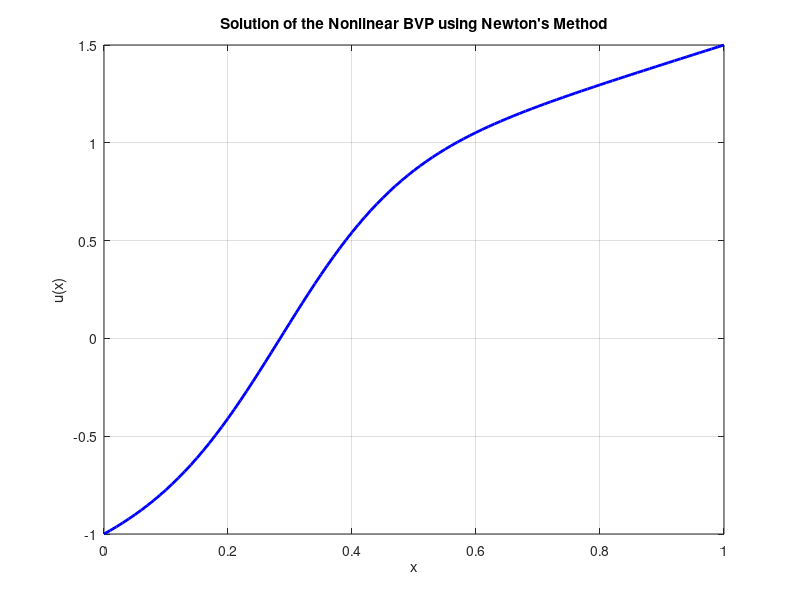

MATLAB code to generate this figure:
clc; clear; close all;

% Parameters
epsilon = 0.1;
alpha = -1; 
beta = 1.5;
N = 100; % Number of grid points
h = 1/N;
tol = 1e-6;
max_iter = 100;

% Compute w_0 and x_bar from equations (2.103) and (2.104)
a = 0; b = 1;
w0 = 0.5 * (a - b + beta - alpha);
x_bar = 0.5 * (a + b - alpha - beta);

% Define grid points
x = linspace(a, b, N+1)';

% Use the corrected initial guess
%u = alpha + (x - a) * (beta - alpha) / (b - a) + w0 * tanh(w0 * (x - x_bar) / (2 * epsilon));
u = x-x_bar + w0 * tanh(w0 * (x - x_bar) / (2 * epsilon));

% Apply Dirichlet boundary conditions
u(1) = alpha;  % Enforce u(0) = alpha
u(end) = beta; % Enforce u(1) = beta

for iter = 1:max_iter
    % Compute Residual F
    F = zeros(N-1,1);
    for j = 2:N
        F(j-1) = epsilon * (u(j+1) - 2*u(j) + u(j-1)) / h^2 ...
                 + (u(j) * (u(j+1) - u(j-1)) / (2*h)) - u(j);
    end

    % Compute Jacobian J
    J = zeros(N-1, N-1);
    for j = 2:N
        row_idx = j-1; % Since MATLAB indices start from 1

        % Handle left diagonal (J(row_idx, row_idx-1)) safely
        if row_idx > 1
            J(row_idx, row_idx-1) = epsilon / h^2 - u(j) / (2*h);
        end

        % Main diagonal
        J(row_idx, row_idx) = -2*epsilon / h^2 - (u(j+1) - u(j-1)) / (2*h) - 1;

        % Handle right diagonal (J(row_idx, row_idx+1)) safely
        if row_idx < N-1
            J(row_idx, row_idx+1) = epsilon / h^2 + u(j) / (2*h);
        end
    end

    % Solve linear system J * delta_u = -F
    delta_u = J \ (-F);
    
    % Update solution (keeping boundary conditions fixed)
    u(2:N) = u(2:N) + delta_u;

    % Convergence check
    if norm(delta_u, inf) < tol
        fprintf('Converged in %d iterations\n', iter);
        break;
    end
end

% Plot the solution
figure;
plot(x, u, 'b', 'LineWidth', 2);
xlabel('x'); ylabel('u(x)');
title('Solution of the Nonlinear BVP using Newton''s Method');
grid on;
